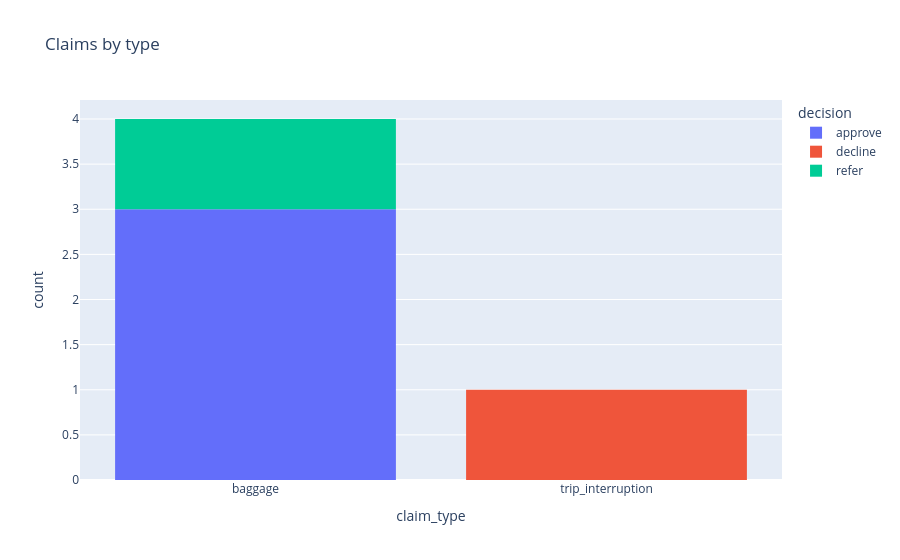

Here is the notebook cell this chart was saved with:
### Markdown cell above
This chart counts the claims of each type, split by the handler's decision.

### Code cell
fig = px.histogram(data, x="claim_type", color="decision", title="Claims by type")
fig.show()

### Figure 1 — Plotly figure (JSON) as saved in the notebook; plotly's stock layout.template omitted (floating-point values rounded to 4 significant figures)
{"data": [{"bingroup": "x", "hovertemplate": "decision=approve<br>claim_type=%{x}<br>count=%{y}<extra></extra>", "legendgroup": "approve", "marker": {"color": "#636efa", "pattern": {"shape": ""}}, "name": "approve", "orientation": "v", "showlegend": true, "type": "histogram", "x": ["baggage", "baggage", "baggage"], "xaxis": "x", "yaxis": "y"}, {"bingroup": "x", "hovertemplate": "decision=decline<br>claim_type=%{x}<br>count=%{y}<extra></extra>", "legendgroup": "decline", "marker": {"color": "#EF553B", "pattern": {"shape": ""}}, "name": "decline", "orientation": "v", "showlegend": true, "type": "histogram", "x": ["trip_interruption"], "xaxis": "x", "yaxis": "y"}, {"bingroup": "x", "hovertemplate": "decision=refer<br>claim_type=%{x}<br>count=%{y}<extra></extra>", "legendgroup": "refer", "marker": {"color": "#00cc96", "pattern": {"shape": ""}}, "name": "refer", "orientation": "v", "showlegend": true, "type": "histogram", "x": ["baggage"], "xaxis": "x", "yaxis": "y"}], "layout": {"barmode": "relative", "legend": {"title": {"text": "decision"}, "tracegroupgap": 0}, "title": {"text": "Claims by type"}, "xaxis": {"anchor": "y", "domain": [0, 1], "title": {"text": "claim_type"}}, "yaxis": {"anchor": "x", "domain": [0, 1], "title": {"text": "count"}}}}
